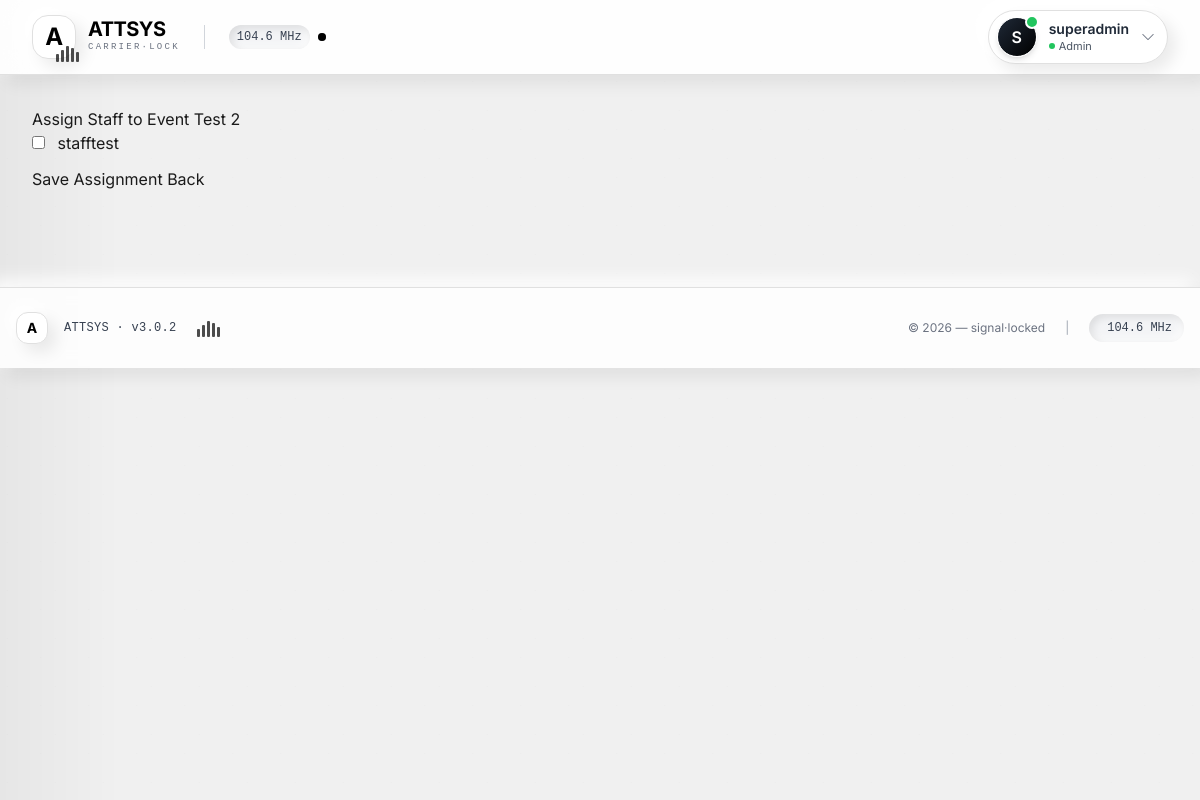
Page /attsys/event/33/assign/ (signed in) on the committed database.
### attsys/models.py (models this page shows, shortened)
class User(AbstractUser):
    ROLE_CHOICES = (
        ('ADMIN', 'Admin'),
        ('STAFF', 'Staff'),
    )
    role = models.CharField(max_length=10, choices=ROLE_CHOICES, default='STAFF')
    phone_number = models.CharField(max_length=15, blank=True)

class Event(models.Model):
    STATE_CHOICES = (
        ('KUALA_LUMPUR', 'Kuala Lumpur'),
        ('SELANGOR', 'Selangor'),
        ('JOHOR', 'Johor'),
        ('PENANG', 'Penang'),
        ('PERAK', 'Perak'),
        ('SABAH', 'Sabah'),
        ('SARAWAK', 'Sarawak'),
        ('PAHANG', 'Pahang'),
        ('NEGERI_SEMBILAN', 'Negeri Sembilan'),
        ('KEDAH', 'Kedah'),
        ('KELANTAN', 'Kelantan'),
        ('TERENGGANU', 'Terengganu'),
        ('MELAKA', 'Melaka'),
        ('PERLIS', 'Perlis'),
        ('LABUAN', 'Labuan'),
        ('PUTRAJAYA', 'Putrajaya'),
        ('OTHER', 'Other'),
    )
    title = models.CharField(max_length=200)
    description = models.TextField(blank=True)
    venue = models.CharField(max_length=200)
    state = models.CharField(max_length=50, choices=STATE_CHOICES, default='KUALA_LUMPUR')
    custom_state = models.CharField(
        max_length=100,
        blank=True,
        verbose_name="Other State"
    )
    date = models.DateField()
    start_time = models.TimeField()
    end_time = models.TimeField()
    created_by = models.ForeignKey(
        User,
        on_delete=models.CASCADE,
        related_name='events'
    )
    assigned_staff = models.ManyToManyField(
        settings.AUTH_USER_MODEL,
        blank=True,
        related_name='assigned_events'
    )
    check_in_token = models.UUIDField(default=uuid.uuid4, unique=True)
    is_active = models.BooleanField(default=False)
    created_at = models.DateTimeField(auto_now_add=True)
    updated_at = models.DateTimeField(auto_now=True)
    class Meta:
        ordering = ['-date', '-created_at']

### attsys/views.py (the view)
# urls.py: path('event/<int:event_id>/assign/', views.assign_staff, name='assign_staff'),
@login_required
def assign_staff(request, event_id):
    if not request.user.is_active:
        return redirect('login')
    if request.user.role != 'ADMIN':
        return HttpResponseForbidden("Admins only")
    event = get_object_or_404(Event, id=event_id)
    staff_users = User.objects.filter(role='STAFF')
    if request.method == 'POST':
        selected_staff = request.POST.getlist('staff')
        event.assigned_staff.set(selected_staff)
        messages.success(request, "Staff assigned successfully")
        return redirect('event_detail', event_id=event.id)
    return render(request, 'assign_staff.html', {
        'event': event,
        'staff_users': staff_users
    })

### attsys/templates/assign_staff.html (shortened to what this page needs)
{% extends 'base.html' %}
{% block content %}
<h3>Assign Staff to {{ event.title }}</h3>
<form method="post">
    <div class="list-group mb-3">
        {% for staff in staff_users %}
        <label class="list-group-item">
            <input
                class="form-check-input me-2"
                type="checkbox"
                name="staff"
                value="{{ staff.id }}"
            >
            {{ staff.username }}
        </label>
        {% empty %}
        <div class="text-muted">No staff users found</div>
        {% endfor %}
    </div>
    <button type="submit" class="btn btn-primary">
        Save Assignment
    </button>
    <a href="{% url 'event_detail' event.id %}" class="btn btn-secondary">
        Back
    </a>
</form>
{% endblock %}

### attsys/templates/base.html (shortened to what this page needs)
<!DOCTYPE html>
{% load static %}
<html lang="en" class="scroll-smooth">
<head>
    <link rel="stylesheet" href="https://cdn.jsdelivr.net/npm/bootstrap-icons@1.11.3/font/bootstrap-icons.min.css">
    <script src="https://cdn.tailwindcss.com"></script>
</head>
<body>
    <div class="static-noise"></div>
    <div class="scan-sweep" style="position: fixed; top:0; left:0; width:100%; height:100%; pointer-events:none; z-index:0;"></div>
    <header class="header-transmission sticky top-0 z-[100] px-4 sm:px-6 lg:px-8 py-2.5">
        <div class="max-w-7xl mx-auto flex justify-between items-center">
            <div class="flex items-center gap-4">
                <a href="{% url 'dashboard' %}" class="flex items-center gap-3 group">
                    <div class="logo-neu w-11 h-11 rounded-2xl flex items-center justify-center relative transition-all">
                        <span class="font-bold text-black text-2xl tracking-tight">A</span>
                        <span class="absolute -bottom-1 -right-1 flex sig-bars">
                            <span></span><span></span><span></span><span></span><span></span>
                        </span>
                    </div>
                    <div class="flex flex-col">
                        <span class="font-bold text-xl text-black tracking-tight leading-none">ATTSYS</span>
                        <span class="text-[9px] uppercase text-gray-500 tracking-[0.25em] font-mono mt-0.5 glitch-text">carrier·lock</span>
                    </div>
                </a>
                <div class="hidden md:flex items-center gap-2 pl-4 ml-2 border-l border-gray-300">
                    <span id="carrierFreq" class="text-xs font-mono text-gray-700 font-medium bg-gray-100 px-2 py-1 rounded-full neu-inset-flat">104.7 MHz</span>
                    <span class="relative flex h-2 w-2">
                        <span class="relative inline-flex rounded-full h-2 w-2 bg-black"></span>
                    </span>
                </div>
            </div>
            {% if user.is_authenticated %}
            <div class="flex items-center gap-3">
                <div class="drop-zone" id="userDropZone">
                    <button class="profile-trigger flex items-center gap-3 pl-2 pr-3 py-1.5 rounded-full neu-tactile focus-ring"
                            id="userDropBtn"
                            aria-expanded="false"
                            aria-haspopup="true">
                        <div class="relative">
                            <div class="w-10 h-10 rounded-full bg-gradient-to-br from-gray-800 to-black flex items-center justify-center text-white font-semibold shadow-md border border-white">
                                {{ user.username|first|upper }}
                            </div>
                            <span class="absolute -top-0.5 -right-0.5 w-3.5 h-3.5 bg-green-500 border-2 border-white rounded-full"></span>
                        </div>
                        <div class="hidden lg:block text-left">
                            <div class="text-sm font-semibold text-gray-800 leading-tight">{{ user.username }}</div>
                            <div class="text-[11px] text-gray-600 flex items-center gap-1">
                                <span class="w-1.5 h-1.5 bg-green-500 rounded-full"></span>
                                {{ user.role|title|default:"User" }}
                            </div>
                        </div>
                        <i class="bi bi-chevron-down text-gray-500 text-sm transition-transform duration-300" id="chevronIcon"></i>
                    </button>
                    <div class="hover-bridge"></div>
                </div>
            </div>
            {% endif %}
        </div>
    </header>
    <main class="relative z-20 max-w-7xl mx-auto px-4 sm:px-6 lg:px-8 py-8 transmission-enter">
        {% block content %}{% endblock %}
    </main>
    <footer class="footer-signal mt-16 py-6 px-4">
        <div class="max-w-7xl mx-auto flex flex-col md:flex-row justify-between items-center text-xs text-gray-600">
            <div class="flex items-center gap-4 mb-3 md:mb-0">
                <div class="neu-raised-sm w-8 h-8 rounded-xl flex items-center justify-center">
                    <span class="text-black text-sm font-bold">A</span>
                </div>
                <span class="font-mono tracking-wide text-gray-700">ATTSYS · v3.0.2</span>
                <span class="sig-bars ml-1">
                    <span></span><span></span><span></span><span></span><span></span>
                </span>
            </div>
            <div class="flex items-center gap-5">
                <span class="text-gray-500">© {% now "Y" %} — signal·locked</span>
                <span class="hidden md:inline text-gray-400">|</span>
                <span class="flex items-center gap-1.5 bg-gray-100 px-3 py-1.5 rounded-full neu-inset-flat">
                    <span class="font-mono text-gray-700" id="footerFreq">104.7 MHz</span>
                </span>
            </div>
        </div>
    </footer>
</body>
</html>

### attsys/templates/base.html (style rules this page uses)
* { margin: 0; padding: 0; box-sizing: border-box; }
:root { --black: #000000; --white: #ffffff; --gray-50: #fafafa; --gray-100: #f0f0f0; --gray-200: #e0e0e0; --gray-300: #d0d0d0; --gray-400: #a0a0a0; --gray-500: #707070; --gray-600: #505050; --gray-700: #404040; --gray-800: #2d2d2d; --gray-900: #1a1a1a; --neu-raised-deep: 16px 16px 28px rgba(0, 0, 0, 0.12), -14px -14px 28px rgba(255, 255, 255, 0.9); --neu-raised-sm: 8px 8px 16px rgba(0,0,0,0.08), -8px -8px 16px rgba(255,255,255,0.9); --neu-inset-deep: inset 6px 6px 12px rgba(0, 0, 0, 0.2), inset -4px -4px 10px rgba(255, 255, 255, 0.9); --neu-inset-flat: inset 3px 3px 8px rgba(0,0,0,0.1), inset -3px -3px 8px rgba(255,255,255,0.8); --signal: var(--black); --carrier: rgba(0,0,0,0.1); --transition-speed: 0.2s cubic-bezier(0.2, 0, 0, 1); }
body { background: var(--gray-100); background-image: radial-gradient(circle at 15% 30%, rgba(0,0,0,0.02) 0px, transparent 1px), radial-gradient(circle at 85% 70%, rgba(0,0,0,0.02) 0px, transparent 1px); background-size: 48px 48px; font-family: 'Inter', -apple-system, BlinkMacSystemFont, sans-serif; color: var(--gray-900); min-height: 100vh; line-height: 1.5; font-weight: 400; position: relative; }
.static-noise { position: fixed; top: 0; left: 0; width: 100%; height: 100%; opacity: 0.2; pointer-events: none; z-index: 1; }
.scan-sweep { position: relative; overflow: hidden; }
.scan-sweep::after { content: ''; position: absolute; top: 0; left: -30%; width: 40%; height: 100%; background: linear-gradient(90deg, transparent, rgba(0,0,0,0.08), transparent); animation: sweep 3s ease-in-out infinite; pointer-events: none; }
.sig-bars { display: inline-flex; align-items: flex-end; gap: 2px; height: 18px; }
.sig-bars span { width: 3px; background: var(--black); height: 8px; animation: barFluctuation 1.5s infinite alternate; border-radius: 1px; opacity: 0.7; }
.sig-bars span:nth-child(1) { height: 8px; animation-delay: 0s; }
.sig-bars span:nth-child(2) { height: 12px; animation-delay: 0.2s; }
.sig-bars span:nth-child(3) { height: 16px; animation-delay: 0.4s; }
.sig-bars span:nth-child(4) { height: 14px; animation-delay: 0.1s; }
.sig-bars span:nth-child(5) { height: 10px; animation-delay: 0.3s; }
.neu-raised-sm { background: var(--white); box-shadow: var(--neu-raised-sm); border: 1px solid var(--gray-200); }
.neu-inset-flat { background: var(--gray-100); box-shadow: var(--neu-inset-flat); }
.neu-tactile { transition: var(--transition-speed); }
.header-transmission { background: rgba(255,255,255,0.92); backdrop-filter: blur(12px); border-bottom: 1px solid var(--gray-200); box-shadow: var(--neu-raised-sm); }
.drop-zone { position: relative; }
.hover-bridge { position: absolute; width: 100%; height: 18px; bottom: -18px; left: 0; background: transparent; }
.logo-neu { background: var(--white); box-shadow: var(--neu-raised-sm); border-radius: 18px; border: 1px solid var(--gray-200); transition: var(--transition-speed); }
.profile-trigger { background: var(--white); box-shadow: var(--neu-raised-sm); border: 1px solid var(--gray-200); transition: var(--transition-speed); border-radius: 30px; }
.footer-signal { background: rgba(255,255,255,0.85); backdrop-filter: blur(8px); border-top: 1px solid var(--gray-200); box-shadow: var(--neu-raised-sm); }
.transmission-enter { animation: enterSignal 0.6s cubic-bezier(0.16, 1, 0.3, 1); }
.glitch-text { animation: glitch 4s infinite; }

### rows in the picture
User: username|first "S", username "superadmin", role "Admin"
Event: title "Event Test 2"
User: username "stafftest"
